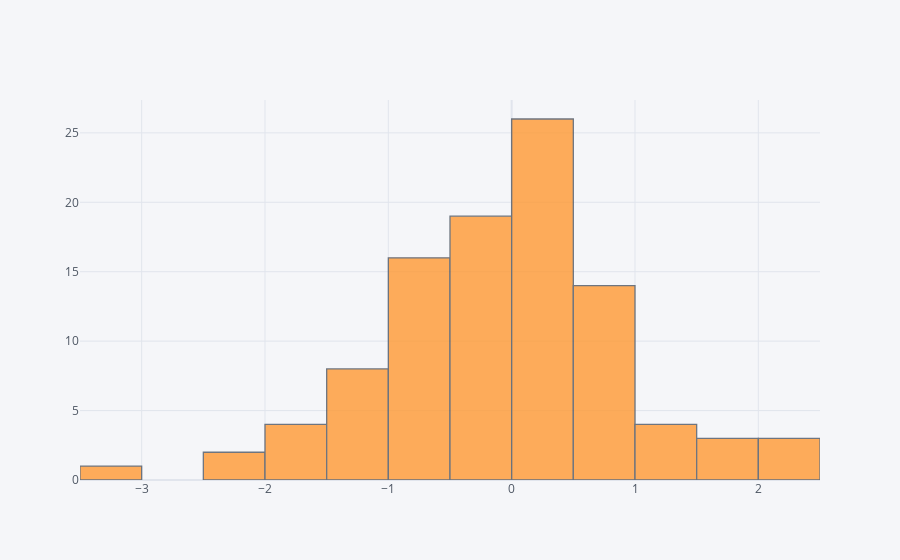

The code cell stored with this chart in its notebook:
### Markdown cell above
## histogram

### Code cell
df['A'].iplot(kind='hist',bins=25)

### Figure 1 — Plotly figure (JSON) as saved in the notebook; plotly's stock layout.template omitted (floating-point values rounded to 4 significant figures)
{"data": [{"histfunc": "count", "histnorm": "", "marker": {"color": "rgba(255, 153, 51, 1.0)", "line": {"color": "#4D5663", "width": 1.3}}, "name": "A", "nbinsx": 25, "opacity": 0.8, "orientation": "v", "type": "histogram", "x": [-0.689, -0.11, 0.097, -0.8808, 2.217, -0.5182, 0.04422, -0.6183, 0.5036, -1.974, -1.123, -0.03371, -0.4751, 0.4062, -0.8298, 0.6485, -0.8484, -0.1148, 0.4156, -1.204, -0.7377, -0.353, -1.235, 1.415, 0.03667, 1.376, -0.6204, 0.3225, 0.7177, -0.08953, -1.912, 0.6465, 0.2528, -0.303, 0.1335, 1.778, -0.2707, 0.1742, -0.6444, 0.05768, 0.936, -0.2108, 0.7233, 0.1378, 0.1965, -0.356, 0.1912, 1.191, 0.2984, 1.71, -2.448, 0.2341, 0.4335, 1.919, 0.348, 0.2833, 0.4429, -0.7267, 0.3817, -0.8005, -0.06095, -0.4834, 0.8255, -0.1007, -2.172, -0.7422, -1.236, -1.3, -0.6845, 0.9959, -3.199, 1.179, -0.3191, 0.8491, -1.136, -0.5866, -0.1917, -0.3036, -0.03695, 0.9786, 2.013, 0.564, -1.799, -1.115, 0.2947, 0.3691, 0.2529, 2.129, 0.08504, 0.2705, -1.039, 0.589, 0.9996, 0.9065, -0.7945, -0.4706, -0.07239, 0.01773, -1.641, -0.997]}], "layout": {"barmode": "overlay", "legend": {"bgcolor": "#F5F6F9", "font": {"color": "#4D5663"}}, "paper_bgcolor": "#F5F6F9", "plot_bgcolor": "#F5F6F9", "title": {"font": {"color": "#4D5663"}}, "xaxis": {"gridcolor": "#E1E5ED", "showgrid": true, "tickfont": {"color": "#4D5663"}, "title": {"font": {"color": "#4D5663"}, "text": ""}, "zerolinecolor": "#E1E5ED"}, "yaxis": {"gridcolor": "#E1E5ED", "showgrid": true, "tickfont": {"color": "#4D5663"}, "title": {"font": {"color": "#4D5663"}, "text": ""}, "zerolinecolor": "#E1E5ED"}}}
